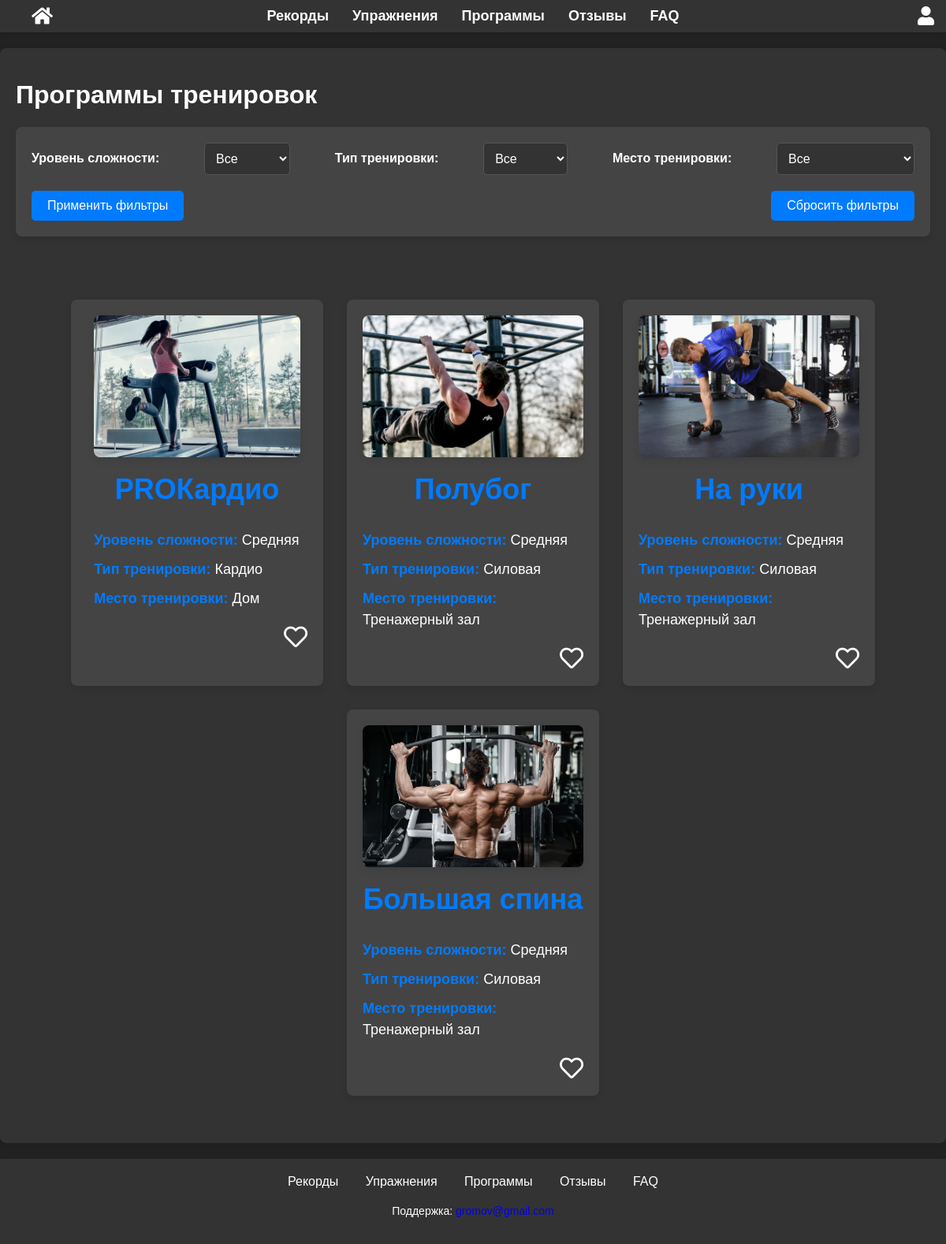
The page /workout/ (signed in) on the database its author committed.
### workout/models.py (models this page shows, shortened)
class WorkoutProgram(models.Model):
    title = models.CharField(max_length=100, verbose_name="Название программы")
    image = models.ImageField(upload_to='workout_programs/', verbose_name="Изображение")
    description = models.TextField(verbose_name="Описание программы")
    muscle_groups = models.ManyToManyField(MuscleGroup, verbose_name="Группы мышц")
    exercises = models.ManyToManyField(Exercise, verbose_name="Упражнения")
    difficulty_level = models.CharField(
        max_length=10,
        choices=DifficultyLevel.choices,
        verbose_name="Уровень сложности",
        default=DifficultyLevel.EASY  # Устанавливаем дефолтное значение
    )
    workout_type = models.CharField(
        max_length=10,
        choices=WorkoutType.choices,
        verbose_name="Тип тренировки",
        default=WorkoutType.CARDIO  # Устанавливаем дефолтное значение
    )
    training_place = models.CharField(
        max_length=20,
        choices=TrainingPlace.choices,
        verbose_name="Место тренировки",
        default=TrainingPlace.GYM  # Устанавливаем дефолтное значение
    )
    class Meta:
        verbose_name = "Программа тренировки"
        verbose_name_plural = "Программы тренировок"

### workout/views.py (the view)
# urls.py: path('', views.workout_list, name='workout_list'),  # Главная страница приложения
def workout_list(request):
    difficulty = request.GET.get('difficulty')
    workout_type = request.GET.get('workout_type')
    training_place = request.GET.get('training_place')
    programs = WorkoutProgram.objects.all()
    if difficulty:
        programs = programs.filter(difficulty_level=difficulty)
    if workout_type:
        programs = programs.filter(workout_type=workout_type)
    if training_place:
        programs = programs.filter(training_place=training_place)
    if request.user.is_authenticated:
        user = request.user
        for program in programs:
            program.is_favorited = program.favorited_by.filter(id=user.id).exists()
    else:
        for program in programs:
            program.is_favorited = False
    return render(request, 'workout/workout_list.html', {'programs': programs})

### workout/templates/workout/workout_list.html (shortened to what this page needs)
{% extends 'workout/layout.html' %}
{% load static %}
{% block content %}
    <h1>Программы тренировок</h1>
    {% if user.is_authenticated %}
        <section class="filters">
            <form method="get">
                <label for="difficulty">Уровень сложности:</label>
                <select name="difficulty" id="difficulty">
                    <option value="">Все</option>
                </select>
                <label for="workout_type">Тип тренировки:</label>
                <select name="workout_type" id="workout_type">
                    <option value="">Все</option>
                </select>
                <label for="training_place">Место тренировки:</label>
                <select name="training_place" id="training_place">
                    <option value="">Все</option>
                </select>
                <button type="submit">Применить фильтры</button>
                <button type="button" class="reset-button" onclick="resetFilters()">Сбросить фильтры</button>
            </form>
        </section>
        <section class="popular-programs">
            {% if programs %}
                <div class="programs-list">
                    {% for program in programs %}
                        <div class="program">
                            <a href="{% url 'workout_detail' program.id %}">
                                <div class="program-image">
                                    <img src="{{ program.image.url }}" alt="{{ program.title }}" />
                                </div>
                                <h3 class="program-title">{{ program.title }}</h3>
                                <div class="program-info">
                                    <p><strong>Уровень сложности:</strong> {{ program.difficulty_level }}</p>
                                    <p><strong>Тип тренировки:</strong> {{ program.workout_type }}</p>
                                    <p><strong>Место тренировки:</strong> {{ program.training_place }}</p>
                                </div>
                            </a>
                            <div class="favorite-btn">
                              {% if program.is_favorited == "true" %}
                                <a href="{% url 'remove_from_favorites' program.id %}" class="btn btn-danger">
                                  <i class="fas fa-heart"></i>
                                </a>
                              {% else %}
                                <a href="{% url 'add_to_favorites' program.id %}" class="btn btn-primary">
                                  <i class="far fa-heart"></i>
                                </a>
                              {% endif %}
                            </div>
                        </div>
                    {% endfor %}
                </div>
            {% else %}
                <p>Нет доступных программ тренировок.</p>
            {% endif %}
        </section>
    {% else %}
        <p>Пожалуйста, авторизуйтесь, чтобы получить доступ к программам тренировок.</p>
    {% endif %}
{% endblock %}

### workout/static/workout/css/main.css (style rules this page uses)
html, body { height: 100%; margin: 0; padding: 0; font-family: Arial, sans-serif; background-color: #222; color: #fff; }
.popular-programs { text-align: center; padding: 40px; }
.programs-list { display: flex; flex-wrap: wrap; justify-content: center; gap: 30px; }
.program { background-color: #444; width: 280px; height: auto; padding: 20px; border-radius: 8px; box-shadow: 0 4px 10px rgba(0, 0, 0, 0.1); font-size: 14px; text-align: center; transition: transform 0.3s, box-shadow 0.3s; display: flex; flex-direction: column; justify-content: flex-start; align-items: center; overflow: hidden; color: #fff; text-decoration: none; }
.program .program-image { width: 100%; height: 180px; margin-bottom: 20px; }
.program .program-image img { width: 100%; height: 100%; object-fit: cover; border-radius: 8px; }
.program-title { font-size: 16px; font-weight: bold; margin-top: 15px; margin-bottom: 15px; color: #fff; text-decoration: none; }
.program-info { color: #fff; font-size: 12px; text-align: left; width: 100%; margin-top: 15px; }
.program-info p { margin-bottom: 10px; }
.program-info strong { color: #007BFF; }
a { text-decoration: none; }
.popular-programs .favorite-btn { margin-left: auto; margin-top: 10px; margin-bottom: auto; transition: transform 0.3s, color 0.3s; }
.popular-programs .favorite-btn i { font-size: 30px; transition: transform 0.3s, color 0.3s; color: white !important; }
.popular-programs .favorite-btn i.far { color: white !important; }

### workout/static/workout/css/filters.css (style rules this page uses)
.filters { margin-bottom: 40px; padding: 20px; background-color: #444; border-radius: 8px; box-shadow: 0 4px 10px rgba(0, 0, 0, 0.1); }
.filters form { display: flex; justify-content: space-between; align-items: center; gap: 20px; flex-wrap: wrap; }
.filters select { padding: 10px; font-size: 16px; background-color: #333; color: #fff; border: 1px solid #555; border-radius: 5px; transition: border-color 0.3s ease; }
.filters label { font-size: 16px; color: #fff; font-weight: bold; }
.filters button { padding: 10px 20px; background-color: #007BFF; color: #fff; font-size: 16px; border: none; border-radius: 5px; cursor: pointer; transition: background-color 0.3s ease; }
.reset-button { padding: 10px 20px; background-color: #555; color: #fff; font-size: 16px; border: none; border-radius: 5px; cursor: pointer; transition: background-color 0.3s ease; }

### workout/static/workout/css/detail.css (style rules this page uses)
.program-title { text-align: center; font-size: 36px; margin-bottom: 30px; color: #007BFF; }
.program-image img { max-width: 100%; height: auto; border-radius: 8px; object-fit: contain; box-shadow: 0 4px 10px rgba(0, 0, 0, 0.1); }
.program-info p { margin: 10px 0; font-size: 18px; line-height: 1.5; }
.program-info strong { color: #007BFF; }

### rows shown on the page
WorkoutProgram: image (picture), title "PROКардио", difficulty_level "Средняя", workout_type "Кардио", training_place "Дом"
WorkoutProgram: image (picture), title "Полубог", difficulty_level "Средняя", workout_type "Силовая", training_place "Тренажерный зал"
WorkoutProgram: image (picture), title "На руки", difficulty_level "Средняя", workout_type "Силовая", training_place "Тренажерный зал"
WorkoutProgram: image (picture), title "Большая спина", difficulty_level "Средняя", workout_type "Силовая", training_place "Тренажерный зал"
